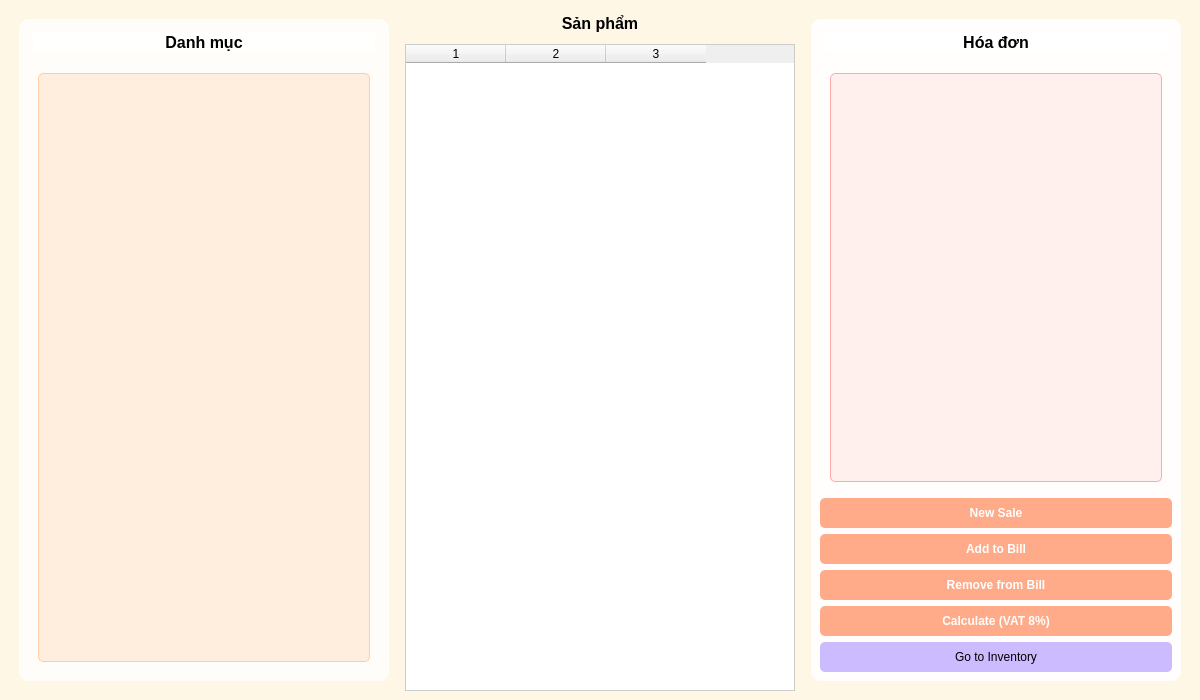
<?xml version="1.0" encoding="UTF-8"?>
<ui version="4.0">
 <class>SalesUltimateWindow</class>
 <widget class="QMainWindow" name="SalesUltimateWindow">
  <property name="geometry">
   <rect>
    <x>0</x>
    <y>0</y>
    <width>1200</width>
    <height>700</height>
   </rect>
  </property>
  <property name="windowTitle">
   <string>Sales - Ultimate</string>
  </property>
  <property name="styleSheet">
   <string notr="true">
    QMainWindow {
        background-image: url(:/images/background_sales.png);
        background-position: center;
        background-repeat: no-repeat;
        background-color: #FFF7E6; /* fallback */
    }
   </string>
  </property>
  <widget class="QWidget" name="centralwidget">
   <layout class="QHBoxLayout" name="horizontalLayout_main">

    <!-- Khu vực sidebar (danh mục) -->
    <item>
     <widget class="QFrame" name="frameSidebar">
      <property name="minimumSize">
       <size>
        <width>200</width>
        <height>0</height>
       </size>
      </property>
      <property name="styleSheet">
       <string notr="true">
        QFrame {
            background-color: rgba(255, 255, 255, 0.8);
            border-radius: 10px;
            margin: 10px;
        }
       </string>
      </property>
      <layout class="QVBoxLayout" name="verticalLayout_sidebar">
       <item>
        <widget class="QLabel" name="labelSidebarTitle">
         <property name="text">
          <string>Danh mục</string>
         </property>
         <property name="alignment">
          <set>Qt::AlignHCenter</set>
         </property>
         <property name="styleSheet">
          <string notr="true">
           QLabel {
               font-size: 16px;
               font-weight: bold;
               margin: 5px;
           }
          </string>
         </property>
        </widget>
       </item>
       <item>
        <widget class="QListWidget" name="listWidgetCategories">
         <property name="styleSheet">
          <string notr="true">
           QListWidget {
               background-color: #FFEEDD;
               border: 1px solid #FFCCAA;
               border-radius: 5px;
               padding: 5px;
           }
           QListWidget::item:selected {
               background-color: #FFAA88;
               color: white;
           }
          </string>
         </property>
        </widget>
       </item>
      </layout>
     </widget>
    </item>

    <!-- Khu vực hiển thị sản phẩm -->
    <item>
     <layout class="QVBoxLayout" name="verticalLayout_products">
      <!-- Tiêu đề Sản phẩm -->
      <item>
       <widget class="QLabel" name="labelProductTitle">
        <property name="text">
         <string>Sản phẩm</string>
        </property>
        <property name="alignment">
         <set>Qt::AlignHCenter</set>
        </property>
        <property name="styleSheet">
         <string notr="true">
          QLabel {
              font-size: 16px;
              font-weight: bold;
              margin: 5px;
          }
         </string>
        </property>
       </widget>
      </item>
      <!-- Bảng sản phẩm -->
      <item>
       <widget class="QTableWidget" name="tableWidgetProducts">
        <property name="columnCount">
         <number>3</number>
        </property>
        <property name="horizontalHeaderLabels">
         <stringlist>
          <string>Tên SP</string>
          <string>Giá</string>
          <string>Hình ảnh</string>
         </stringlist>
        </property>
        <property name="styleSheet">
         <string notr="true">
          QTableWidget {
              background-color: #FFFFFF;
              border: 1px solid #CCCCCC;
          }
          QHeaderView::section {
              background-color: #FFDDAA;
              font-weight: bold;
          }
         </string>
        </property>
       </widget>
      </item>
     </layout>
    </item>

    <!-- Khu vực Bill (giỏ hàng) -->
    <item>
     <widget class="QFrame" name="frameBill">
      <property name="minimumSize">
       <size>
        <width>300</width>
        <height>0</height>
       </size>
      </property>
      <property name="styleSheet">
       <string notr="true">
        QFrame {
            background-color: rgba(255, 255, 255, 0.9);
            border-radius: 10px;
            margin: 10px;
        }
       </string>
      </property>
      <layout class="QVBoxLayout" name="verticalLayout_bill">
       <item>
        <widget class="QLabel" name="labelBillTitle">
         <property name="text">
          <string>Hóa đơn</string>
         </property>
         <property name="alignment">
          <set>Qt::AlignHCenter</set>
         </property>
         <property name="styleSheet">
          <string notr="true">
           QLabel {
               font-size: 16px;
               font-weight: bold;
               margin: 5px;
           }
          </string>
         </property>
        </widget>
       </item>
       <item>
        <widget class="QListWidget" name="listWidgetBill">
         <property name="styleSheet">
          <string notr="true">
           QListWidget {
               background-color: #FFF0EE;
               border: 1px solid #FFAAAA;
               border-radius: 5px;
               padding: 5px;
           }
           QListWidget::item:selected {
               background-color: #FF8888;
               color: white;
           }
          </string>
         </property>
        </widget>
       </item>
       <!-- Các nút xử lý -->
       <item>
        <widget class="QPushButton" name="pushButtonNewSale">
         <property name="text">
          <string>New Sale</string>
         </property>
         <property name="icon">
          <iconset resource="true">
           <normaloff>:/images/icon_newsale.png</normaloff>
          </iconset>
         </property>
         <property name="styleSheet">
          <string notr="true">
           QPushButton {
               background-color: #FFAA88;
               color: white;
               border-radius: 5px;
               padding: 8px;
               font-weight: bold;
           }
           QPushButton:hover {
               background-color: #FF8866;
           }
          </string>
         </property>
        </widget>
       </item>
       <item>
        <widget class="QPushButton" name="pushButtonAddToBill">
         <property name="text">
          <string>Add to Bill</string>
         </property>
         <property name="icon">
          <iconset resource="true">
           <normaloff>:/images/icon_add.png</normaloff>
          </iconset>
         </property>
         <property name="styleSheet">
          <string notr="true">
           QPushButton {
               background-color: #FFAA88;
               color: white;
               border-radius: 5px;
               padding: 8px;
               font-weight: bold;
           }
           QPushButton:hover {
               background-color: #FF8866;
           }
          </string>
         </property>
        </widget>
       </item>
       <item>
        <widget class="QPushButton" name="pushButtonRemoveFromBill">
         <property name="text">
          <string>Remove from Bill</string>
         </property>
         <property name="icon">
          <iconset resource="true">
           <normaloff>:/images/icon_remove.png</normaloff>
          </iconset>
         </property>
         <property name="styleSheet">
          <string notr="true">
           QPushButton {
               background-color: #FFAA88;
               color: white;
               border-radius: 5px;
               padding: 8px;
               font-weight: bold;
           }
           QPushButton:hover {
               background-color: #FF8866;
           }
          </string>
         </property>
        </widget>
       </item>
       <item>
        <widget class="QPushButton" name="pushButtonCalculateTotal">
         <property name="text">
          <string>Calculate (VAT 8%)</string>
         </property>
         <property name="icon">
          <iconset resource="true">
           <normaloff>:/images/icon_calculate.png</normaloff>
          </iconset>
         </property>
         <property name="styleSheet">
          <string notr="true">
           QPushButton {
               background-color: #FFAA88;
               color: white;
               border-radius: 5px;
               padding: 8px;
               font-weight: bold;
           }
           QPushButton:hover {
               background-color: #FF8866;
           }
          </string>
         </property>
        </widget>
       </item>
       <item>
        <widget class="QPushButton" name="pushButtonGoInventory">
         <property name="text">
          <string>Go to Inventory</string>
         </property>
         <property name="icon">
          <iconset resource="true">
           <normaloff>:/images/icon_inventory.png</normaloff>
          </iconset>
         </property>
         <property name="styleSheet">
          <string notr="true">
           QPushButton {
               background-color: #CCBBFF;
               color: black;
               border-radius: 5px;
               padding: 8px;
           }
           QPushButton:hover {
               background-color: #9988FF;
               color: white;
           }
          </string>
         </property>
        </widget>
       </item>
      </layout>
     </widget>
    </item>

   </layout>
  </widget>
 </widget>
 <resources>
  <include location="resources_ultimate.qrc"/>
 </resources>
 <connections/>
</ui>
